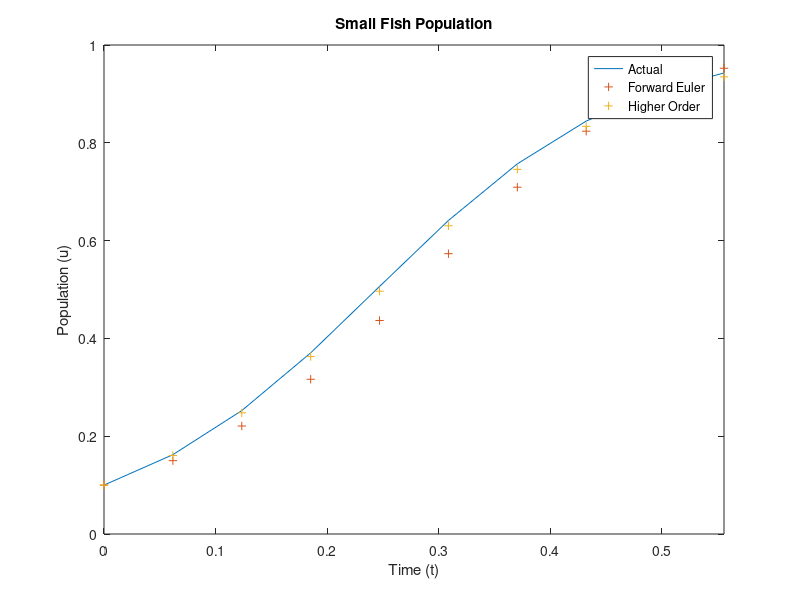
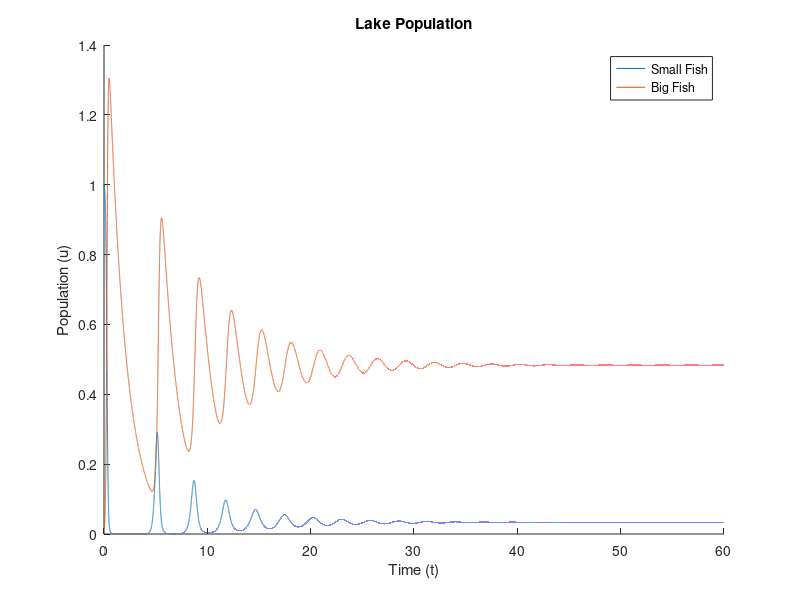
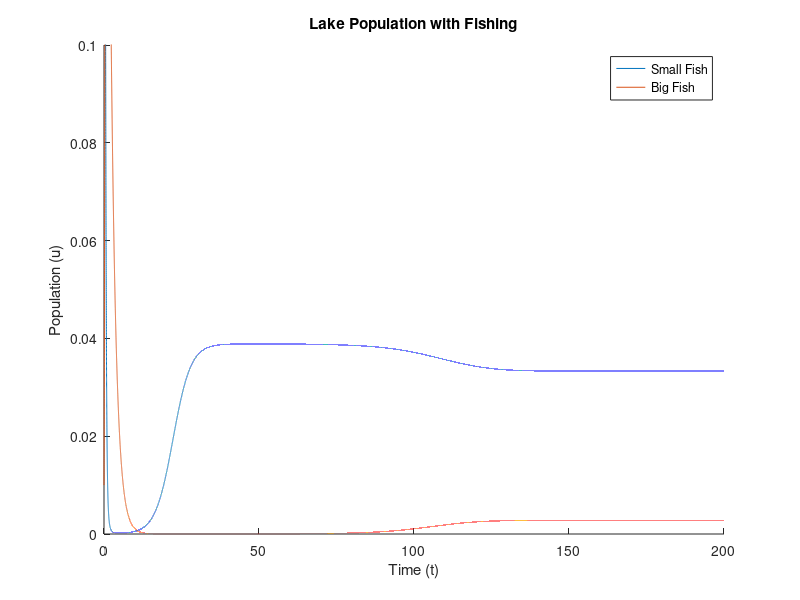

Recreate these plots in MATLAB, in order.
 clear; close all;

% General parameters
a = 9;
b = 9;

% Part A & B parameters
time_step_no = 10;

% Part C parameters
time_step_no2 = 100000;
end_time2 = 60;

% Part D parameters
f = 8.65;
initial_u = a/b;
initial_v = a/(100*b);
time_step_no3 = 100000;
end_time3 = 200;


% Part A
% Analytical form
c = log(a/(10*b))-log(9*a^2/10);
u = @(t) ((a^2)*exp(a*t+c))./(1+a*b*exp(a*t+c));

% Analytical plot
t = linspace(0, 5/a, time_step_no);

figure
plot(t,u(t))
xlabel("Time (t)")
ylabel("Population (u)")
title("Small Fish Population","FontWeight","bold")
xlim([0,5/a])
ylim([0,1])

% Part B
% Initializing and initial conditions
u_approx = zeros([1 time_step_no]);
u_approx(1) = a/(10*b);

tau = (5/a)/(time_step_no - 1);
timeline = linspace(0, 5/a, time_step_no);

du_dt = @(u, t) a*u - b*u.^2; 


% Forward Euler Method
for i = 1:time_step_no - 1
    u_approx(i+1) =  u_approx(i) + tau*du_dt(u_approx(i), timeline(i));
end


% Modified Euler Method

predictor = zeros([1 time_step_no]);
u_high = zeros([1 time_step_no]);
u_high(1) = a/(10*b);


for i = 1:time_step_no - 1
    % Forward Euler predictor step
    predictor =  u_high(i) + tau*du_dt(u_high(i), timeline(i));

    % Trapezoidal rule with predictor
    u_high(i+1) = u_high(i) + (tau/2)*(du_dt(u_high(i), timeline(i)) + du_dt(predictor, timeline(i+1)));
end

% Plotting both approximations
hold on;
plot(timeline, u_approx, Marker="+")
plot(timeline, u_high, Marker="+")
legend("Actual", "Forward Euler", "Higher Order", "Location","best")

% Forward Euler error
error_forward = abs(u(t) - u_approx);
error_forward = error_forward'

% Higher Order error
error_higher = abs(u(t) - u_high);
error_higher = error_higher'

% Part C
% System of ODEs
du_dt2 = @(u, v, t) a*u - b*u^2 - (a + b)*u*v;
dv_dt2 = @(u, v, t) (a + b)*(u*v - v/30);

% Initialise
u2 = zeros([1 time_step_no2]);
v2 = zeros([1 time_step_no2]);

u2(1) = a/b;
v2(1) = a/(100*b);

tau2 = end_time2/(time_step_no2 - 1);
timeline2 = linspace(0, end_time2, time_step_no2);

% Modified Euler Method
for i = 1:time_step_no2 - 1
    u_predictor2 = u2(i) + tau2*du_dt2(u2(i), v2(i), timeline2(i));
    v_predictor2 = v2(i) + tau2*dv_dt2(u2(i), v2(i), timeline2(i));

    u2(i+1) = u2(i) + (tau2/2)*(du_dt2(u2(i), v2(i), timeline2(i)) + du_dt2(u_predictor2, v_predictor2, timeline2(i + 1)));
    v2(i+1) = v2(i) + (tau2/2)*(dv_dt2(u2(i), v2(i), timeline2(i)) + dv_dt2(u_predictor2, v_predictor2, timeline2(i + 1)));
end

% Plotting big and small fish population
figure;
hold on
plot(timeline2, u2)
plot(timeline2, v2)
legend("Small Fish", "Big Fish")
xlabel("Time (t)")
ylabel("Population (u)")
title("Lake Population", "FontWeight","bold")

% Part D
du_dt3 = @(u, v, t) a*u - b*u^2 - (a + b)*u*v - f*u; 
dv_dt3 = @(u, v, t) (a + b)*(u*v - v/30);

u3 = zeros([1 time_step_no3]);
v3 = zeros([1 time_step_no3]);

u3(1) = initial_u;
v3(1) = initial_v;

tau3 = end_time3/(time_step_no3 - 1);
timeline3 = linspace(0, end_time3, time_step_no3);

for i = 1:time_step_no2 - 1
    u_predictor3 = u3(i) + tau3*du_dt3(u3(i), v3(i), timeline3(i));
    v_predictor3 = v3(i) + tau3*dv_dt3(u3(i), v3(i), timeline3(i));

    u3(i+1) = u3(i) + (tau3/2)*(du_dt3(u3(i), v3(i), timeline3(i)) + du_dt3(u_predictor3, v_predictor3, timeline3(i + 1)));
    v3(i+1) = v3(i) + (tau3/2)*(dv_dt3(u3(i), v3(i), timeline3(i)) + dv_dt3(u_predictor3, v_predictor3, timeline3(i + 1)));
end

figure;
hold on
plot(timeline3, u3)
plot(timeline3, v3)
legend("Small Fish", "Big Fish")
xlabel("Time (t)")
ylabel("Population (u)")
title("Lake Population with Fishing", "FontWeight","bold")
ylim([0 0.1])


% smallfishnumber = 1;
% while abs(smallfishnumber) > 0.0001
%     
%     j = (g+h)/2;
%     if solve(g)*solve(j) < 0
%         h = j;     
%     elseif solve(h)*solve(j) < 0
%         g = j;
%     end
% end
% function u = myfunc(a,b,t)
%     c = log(a/(10*b))-log(9*a^2/10);
%     u = ((a^2)*exp(a*t+c))/(1+a*b*exp(a*t+c));
% end